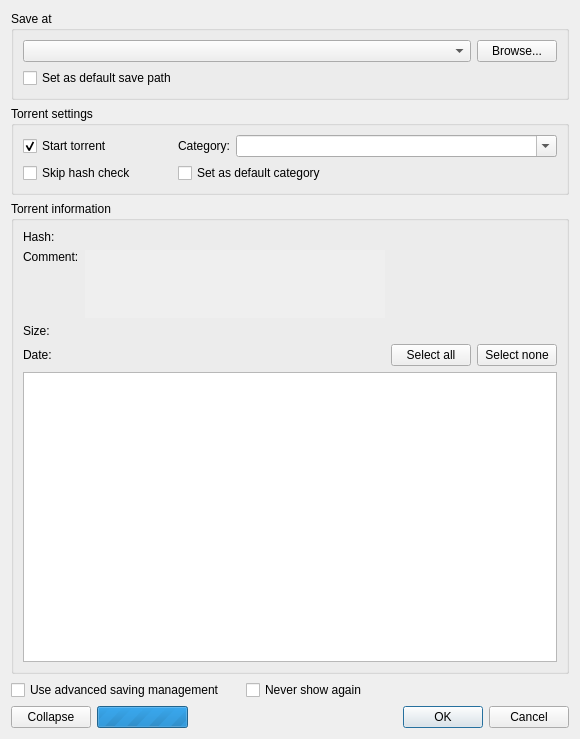
<?xml version="1.0" encoding="UTF-8"?>
<ui version="4.0">
 <class>Dialog</class>
 <widget class="QDialog" name="Dialog">
  <property name="geometry">
   <rect>
    <x>0</x>
    <y>0</y>
    <width>580</width>
    <height>739</height>
   </rect>
  </property>
  <property name="windowTitle">
   <string>Dialog</string>
  </property>
  <layout class="QVBoxLayout" name="verticalLayout_3">
   <item>
    <widget class="QGroupBox" name="groupBox">
     <property name="title">
      <string>Save at</string>
     </property>
     <layout class="QVBoxLayout" name="verticalLayout_2">
      <item>
       <layout class="QHBoxLayout" name="horizontalLayout_2">
        <item>
         <widget class="QComboBox" name="savePathComboBox">
          <property name="sizePolicy">
           <sizepolicy hsizetype="Expanding" vsizetype="Fixed">
            <horstretch>0</horstretch>
            <verstretch>0</verstretch>
           </sizepolicy>
          </property>
          <property name="sizeAdjustPolicy">
           <enum>QComboBox::AdjustToMinimumContentsLength</enum>
          </property>
         </widget>
        </item>
        <item>
         <widget class="QPushButton" name="browseButton">
          <property name="text">
           <string>Browse...</string>
          </property>
         </widget>
        </item>
       </layout>
      </item>
      <item>
       <widget class="QCheckBox" name="defaultSavePathCheckBox">
        <property name="text">
         <string>Set as default save path</string>
        </property>
       </widget>
      </item>
     </layout>
    </widget>
   </item>
   <item>
    <widget class="QGroupBox" name="settings_group">
     <property name="title">
      <string>Torrent settings</string>
     </property>
     <layout class="QGridLayout" name="gridLayout_3">
      <item row="1" column="2">
       <widget class="QCheckBox" name="defaultCategoryCheckbox">
        <property name="text">
         <string>Set as default category</string>
        </property>
       </widget>
      </item>
      <item row="0" column="2">
       <layout class="QHBoxLayout" name="horizontalLayout_1">
        <item>
         <widget class="QLabel" name="label_5">
          <property name="text">
           <string>Category:</string>
          </property>
         </widget>
        </item>
        <item>
         <widget class="QComboBox" name="categoryComboBox">
          <property name="sizePolicy">
           <sizepolicy hsizetype="Expanding" vsizetype="Fixed">
            <horstretch>0</horstretch>
            <verstretch>0</verstretch>
           </sizepolicy>
          </property>
          <property name="editable">
           <bool>true</bool>
          </property>
          <property name="insertPolicy">
           <enum>QComboBox::InsertAtTop</enum>
          </property>
         </widget>
        </item>
       </layout>
      </item>
      <item row="0" column="0">
       <widget class="QCheckBox" name="startTorrentCheckBox">
        <property name="text">
         <string>Start torrent</string>
        </property>
        <property name="checked">
         <bool>true</bool>
        </property>
       </widget>
      </item>
      <item row="1" column="0">
       <widget class="QCheckBox" name="skip_check_cb">
        <property name="text">
         <string>Skip hash check</string>
        </property>
       </widget>
      </item>
      <item row="0" column="1">
       <spacer name="horizontalSpacer2">
        <property name="orientation">
         <enum>Qt::Horizontal</enum>
        </property>
        <property name="sizeType">
         <enum>QSizePolicy::Fixed</enum>
        </property>
        <property name="sizeHint" stdset="0">
         <size>
          <width>35</width>
          <height>0</height>
         </size>
        </property>
       </spacer>
      </item>
     </layout>
    </widget>
   </item>
   <item>
    <widget class="QGroupBox" name="infoGroup">
     <property name="title">
      <string>Torrent information</string>
     </property>
     <layout class="QGridLayout" name="gridLayout_2">
      <item row="3" column="0">
       <widget class="QLabel" name="label_2">
        <property name="text">
         <string>Comment:</string>
        </property>
        <property name="alignment">
         <set>Qt::AlignLeading|Qt::AlignLeft|Qt::AlignTop</set>
        </property>
       </widget>
      </item>
      <item row="2" column="1">
       <widget class="QLabel" name="lblhash">
        <property name="text">
         <string/>
        </property>
        <property name="textFormat">
         <enum>Qt::PlainText</enum>
        </property>
        <property name="textInteractionFlags">
         <set>Qt::TextSelectableByMouse</set>
        </property>
       </widget>
      </item>
      <item row="2" column="0">
       <widget class="QLabel" name="label_4">
        <property name="text">
         <string>Hash:</string>
        </property>
       </widget>
      </item>
      <item row="3" column="1">
       <widget class="QScrollArea" name="scrollArea">
        <property name="frameShape">
         <enum>QFrame::NoFrame</enum>
        </property>
        <property name="widgetResizable">
         <bool>true</bool>
        </property>
        <widget class="QWidget" name="scrollAreaWidgetContents_2">
         <property name="geometry">
          <rect>
           <x>0</x>
           <y>0</y>
           <width>283</width>
           <height>74</height>
          </rect>
         </property>
         <layout class="QVBoxLayout" name="verticalLayout">
          <property name="leftMargin">
           <number>0</number>
          </property>
          <property name="topMargin">
           <number>0</number>
          </property>
          <property name="rightMargin">
           <number>0</number>
          </property>
          <property name="bottomMargin">
           <number>0</number>
          </property>
          <item>
           <widget class="QLabel" name="commentLabel">
            <property name="text">
             <string/>
            </property>
            <property name="textFormat">
             <enum>Qt::RichText</enum>
            </property>
            <property name="alignment">
             <set>Qt::AlignLeading|Qt::AlignLeft|Qt::AlignTop</set>
            </property>
            <property name="wordWrap">
             <bool>true</bool>
            </property>
            <property name="openExternalLinks">
             <bool>true</bool>
            </property>
            <property name="textInteractionFlags">
             <set>Qt::TextBrowserInteraction</set>
            </property>
           </widget>
          </item>
         </layout>
        </widget>
       </widget>
      </item>
      <item row="5" column="2">
       <widget class="QPushButton" name="pushButton_2">
        <property name="text">
         <string>Select all</string>
        </property>
       </widget>
      </item>
      <item row="5" column="1">
       <widget class="QLabel" name="date_lbl">
        <property name="text">
         <string/>
        </property>
       </widget>
      </item>
      <item row="4" column="1">
       <widget class="QLabel" name="size_lbl">
        <property name="text">
         <string/>
        </property>
       </widget>
      </item>
      <item row="5" column="0">
       <widget class="QLabel" name="label_3">
        <property name="text">
         <string>Date:</string>
        </property>
       </widget>
      </item>
      <item row="4" column="0">
       <widget class="QLabel" name="label">
        <property name="text">
         <string>Size:</string>
        </property>
       </widget>
      </item>
      <item row="5" column="3">
       <widget class="QPushButton" name="pushButton_3">
        <property name="text">
         <string>Select none</string>
        </property>
       </widget>
      </item>
      <item row="6" column="0" colspan="4">
       <widget class="TorrentContentTreeView" name="contentTreeView">
        <property name="sizePolicy">
         <sizepolicy hsizetype="Expanding" vsizetype="Expanding">
          <horstretch>0</horstretch>
          <verstretch>1</verstretch>
         </sizepolicy>
        </property>
        <property name="contextMenuPolicy">
         <enum>Qt::CustomContextMenu</enum>
        </property>
        <property name="selectionMode">
         <enum>QAbstractItemView::ExtendedSelection</enum>
        </property>
        <property name="sortingEnabled">
         <bool>true</bool>
        </property>
       </widget>
      </item>
     </layout>
    </widget>
   </item>
   <item>
    <layout class="QHBoxLayout" name="horizontalLayout">
     <property name="spacing">
      <number>20</number>
     </property>
     <item>
      <widget class="QCheckBox" name="checkBox">
       <property name="text">
        <string>Use advanced saving management</string>
       </property>
      </widget>
     </item>
     <item>
      <widget class="QCheckBox" name="never_show_cb">
       <property name="text">
        <string>Never show again</string>
       </property>
      </widget>
     </item>
     <item>
      <spacer name="horizontalSpacer_2">
       <property name="orientation">
        <enum>Qt::Horizontal</enum>
       </property>
       <property name="sizeHint" stdset="0">
        <size>
         <width>40</width>
         <height>20</height>
        </size>
       </property>
      </spacer>
     </item>
    </layout>
   </item>
   <item>
    <layout class="QHBoxLayout" name="buttonsHLayout">
     <item>
      <widget class="QPushButton" name="pushButton">
       <property name="text">
        <string>Collapse</string>
       </property>
      </widget>
     </item>
     <item>
      <widget class="QProgressBar" name="progMetaLoading">
       <property name="sizePolicy">
        <sizepolicy hsizetype="Minimum" vsizetype="Fixed">
         <horstretch>0</horstretch>
         <verstretch>0</verstretch>
        </sizepolicy>
       </property>
       <property name="maximum">
        <number>0</number>
       </property>
       <property name="value">
        <number>-1</number>
       </property>
       <property name="textVisible">
        <bool>false</bool>
       </property>
       <property name="format">
        <string notr="true">%p%</string>
       </property>
      </widget>
     </item>
     <item>
      <widget class="QLabel" name="lblMetaLoading"/>
     </item>
     <item>
      <widget class="QDialogButtonBox" name="buttonBox">
       <property name="standardButtons">
        <set>QDialogButtonBox::Cancel|QDialogButtonBox::Ok</set>
       </property>
      </widget>
     </item>
    </layout>
   </item>
  </layout>
 </widget>
 <customwidgets>
  <customwidget>
   <class>TorrentContentTreeView</class>
   <extends>QTreeView</extends>
   <header>torrentcontenttreeview.h</header>
  </customwidget>
 </customwidgets>
 <resources/>
 <connections/>
</ui>
